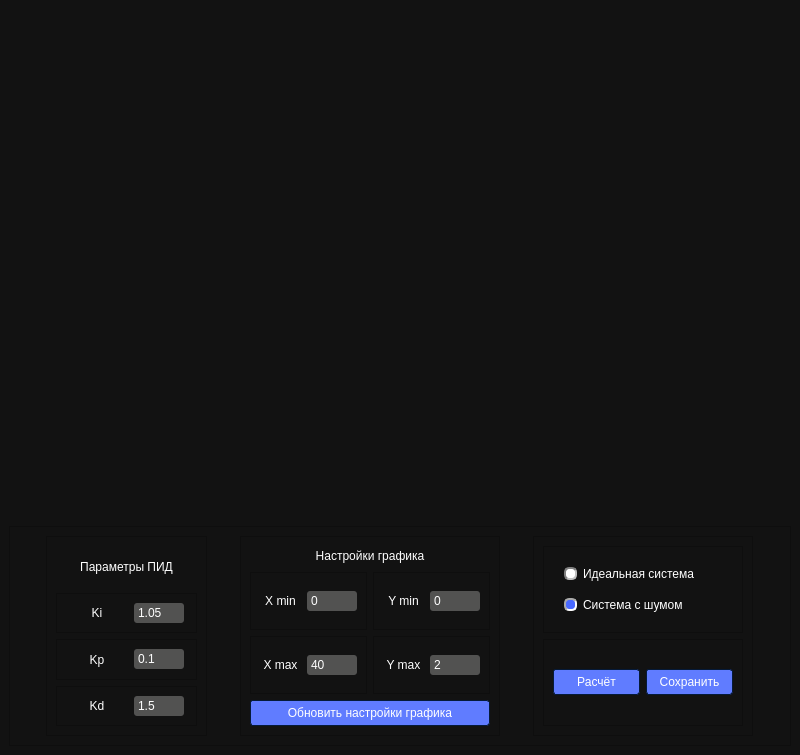
<?xml version="1.0" encoding="UTF-8"?>
<ui version="4.0">
 <class>MainWindow</class>
 <widget class="QMainWindow" name="MainWindow">
  <property name="geometry">
   <rect>
    <x>0</x>
    <y>0</y>
    <width>800</width>
    <height>755</height>
   </rect>
  </property>
  <property name="minimumSize">
   <size>
    <width>755</width>
    <height>755</height>
   </size>
  </property>
  <property name="windowTitle">
   <string>MainWindow</string>
  </property>
  <property name="styleSheet">
   <string notr="true">QWidget
{
	background-color: #121212;
	color: #ffffff;
	border-color: #051a39;

}


/*-----QLabel-----*/
QLabel
{
	background-color: transparent;
	color: #ffffff;

}


QLabel::disabled
{
	background-color: transparent;
	color: #656565;

}


/*-----QMenuBar-----*/
QMenuBar
{
	background-color: #0a0a0a;
	color: #ffffff;
	border-color: #051a39;

}


QMenuBar::disabled
{
	background-color: #404040;
	color: #656565;
	border-color: #051a39;

}


QMenuBar::item
{
    background-color: transparent;

}


QMenuBar::item:selected
{
    background-color: #607cff;
    border: 1px solid #41cd52;

}


QMenuBar::item:pressed
{
    background-color: #4969ff;
    border: 1px solid #000;
    margin-bottom: -1px;
    padding-bottom: 1px;

}


/*-----QMenu-----*/
QMenu
{
    background-color: #121212;
    border: 1px solid;
    color: #ffffff;

}


QMenu::separator
{
    height: 1px;
    background-color: #6d8eff;
    color: #ffffff;
    padding-left: 4px;
    margin-left: 10px;
    margin-right: 5px;

}


QMenu::item
{
    min-width : 150px;
    padding: 3px 20px 3px 20px;

}


QMenu::item:selected
{
    background-color: #4969ff;
    color: #ffffff;

}


QMenu::item:disabled
{
    color: #262626;
}


/*-----QToolTip-----*/
QToolTip
{
	border : 1px solid #000000;
	background-color: #26264f;
	color: #ffffff;
	border-color: #051a39;

}


/*-----QPushButton-----*/
QPushButton
{
	background-color: #607cff;
	color: #ffffff;
	border-style: solid;
	border-width: 1px;
	border-radius: 3px;
	border-color: #051a39;
	padding: 5px;
	max-width: 100px;

}


QPushButton::disabled
{
	background-color: #404040;
	color: #656565;
	border-color: #051a39;

}


QPushButton::hover
{
	background-color: #8399ff;
	color: #ffffff;
	border-style: solid;
	border-width: 1px;
	border-radius: 3px;
	border-color: #051a39;
	padding: 5px;

}


QPushButton::pressed
{
	background-color: #4969ff;
	color: #ffffff;
	border-style: solid;
	border-width: 1px;
	border-radius: 3px;
	border-color: #051a39;
	padding: 5px;

}


/*-----QToolButton-----*/
QToolButton
{
	background-color: #607cff;
	color: #ffffff;
	border-width: 1px;
	border-radius: 3px;
	border-color: #051a39;
	padding: 3px;

}


QToolButton::disabled
{
	background-color: #404040;
	color: #656565;
	border-color: #051a39;

}


QToolButton::hover
{
	background-color: #8399ff;
	color: #ffffff;
	border-width: 1px;
	border-radius: 3px;
	border-color: #051a39;
	padding: 3px;

}


QToolButton::pressed
{
	background-color: #4969ff;
	color: #ffffff;
	border-width: 1px;
	border-radius: 3px;
	border-color: #051a39;
	padding: 3px;

}


/*-----QComboBox-----*/
QComboBox
{
    background-color: #607cff;
    border: 1px solid;
    border-radius: 3px;
    padding-left: 6px;
    color: #ffffff;
    height: 20px;

}


QComboBox::disabled
{
	background-color: #404040;
	color: #656565;
	border-color: #051a39;

}


QComboBox:hover
{
    background-color: #8399ff;

}


QComboBox:on
{
    background-color: #4969ff;

}


QComboBox QAbstractItemView
{
    background-color: #383838;
    color: #ffffff;
    border: 1px solid black;
    selection-background-color: #4969ff;
    selection-color: #ffffff;
    outline: 0;

}


QComboBox::drop-down
{
    subcontrol-origin: padding;
    subcontrol-position: top right;
    width: 15px;
    border-left-width: 0px;
    border-left-color: darkgray;
    border-left-style: solid; 
    border-top-right-radius: 3px; 
    border-bottom-right-radius: 3px;

}


QComboBox::down-arrow
{
    image: url(://arrow-down.png);
    width: 8px;
    height: 8px;
}


/*-----QSpinBox &amp;amp; QDoubleSpinBox &amp;amp; QDateTimeEdit-----*/
QSpinBox, 
QDoubleSpinBox,
QDateTimeEdit
{
	background-color: #525251;
	color: #ffffff;
	border: 1px solid #051a39;
	border-radius: 3px;
	padding : 2px;

}


QSpinBox::disabled, 
QDoubleSpinBox::disabled,
QDateTimeEdit::disabled
{
	background-color: #404040;
	color: #656565;
	border-color: #051a39;

}


QSpinBox:hover, 
QDoubleSpinBox::hover,
QDateTimeEdit::hover
{
    background-color: #626262;
    border: 1px solid #607cff;
    color:  #fff;
    padding: 2px

}


QSpinBox::up-button, QSpinBox::down-button,
QDoubleSpinBox::up-button, QDoubleSpinBox::down-button,
QDateTimeEdit::up-button, QDateTimeEdit::down-button
{
    background-color: #607cff;
	border-radius: 2px;

}


QSpinBox::disabled, 
QDoubleSpinBox::disabled,
QDateTimeEdit::disabled
{
	background-color: #404040;
	color: #656565;
	border-color: #051a39;

}


QSpinBox::up-button:hover, QSpinBox::down-button:hover,
QDoubleSpinBox::up-button:hover, QDoubleSpinBox::down-button:hover,
QDateTimeEdit::up-button:hover, QDateTimeEdit::down-button:hover
{
    background-color: #8399ff;
    border: 1px solid #8399ff;

}


QSpinBox::up-button:disabled, QSpinBox::down-button:disabled,
QDoubleSpinBox::up-button:disabled, QDoubleSpinBox::down-button:disabled,
QDateTimeEdit::up-button:disabled, QDateTimeEdit::down-button:disabled
{
	background-color: #404040;
	color: #656565;
	border-color: #051a39;

}


QSpinBox::up-button:pressed, QSpinBox::down-button:pressed,
QDoubleSpinBox::up-button:pressed, QDoubleSpinBox::down-button::pressed,
QDateTimeEdit::up-button:pressed, QDateTimeEdit::down-button::pressed
{
    background-color: #4969ff;
    border: 1px solid #4969ff;

}


QSpinBox::down-arrow,
QDoubleSpinBox::down-arrow,
QDateTimeEdit::down-arrow
{
    image: url(://arrow-down.png);
    width: 7px;

}


QSpinBox::up-arrow,
QDoubleSpinBox::up-arrow,
QDateTimeEdit::up-arrow
{
    image: url(://arrow-up.png);
    width: 7px;

}


/*-----QLineEdit-----*/
QLineEdit
{
	background-color: #525251;
	color: #ffffff;
	border-width: 1px;
	border-radius: 3px;
	border-color: #051a39;
	padding: 2px;

}


QLineEdit::disabled
{
	background-color: #404040;
	color: #656565;
	border-width: 1px;
	border-radius: 3px;
	border-color: #051a39;
	padding: 2px;

}


/*-----QTextEdit-----*/
QTextEdit
{
	background-color: #ffffff;
	color: #010201;
	border-color: #051a39;

}


QTextEdit::disabled
{
	background-color: #404040;
	color: #656565;
	border-color: #051a39;

}


/*-----QGroupBox-----*/
QGroupBox 
{
    border: 1px solid;
    border-color: #607cff;
    margin-top: 22px;

}


QGroupBox::title  
{
    background-color: #607cff;
    color: #ffffff;
    subcontrol-origin: margin;
    subcontrol-position: top left;
    padding: 5px;
	border-top-left-radius: 3px;
	border-top-right-radius: 3px;

}


QGroupBox::title::disabled
{
	background-color: #404040;
	color: #656565;
    subcontrol-origin: margin;
    subcontrol-position: top left;
    padding: 5px;
	border-top-left-radius: 3px;
	border-top-right-radius: 3px;

}


/*-----QCheckBox-----*/
QCheckBox::indicator
{
    color: #b1b1b1;
    background-color: #323232;
    border: 1px solid #b1b1b1;
    width: 12px;
    height: 12px;

}


QCheckBox::indicator:checked
{
    image:url(://checkbox.png);
    border: 1px solid #607cff;

}


QCheckBox::indicator:unchecked:hover
{
    border: 1px solid #607cff;

}


QCheckBox::disabled
{
	color: #656565;

}


QCheckBox::indicator:disabled
{
	background-color: #656565;
	color: #656565;
    border: 1px solid #656565;

}


/*-----QRadioButton-----*/
QRadioButton::indicator::unchecked
{ 
	border: 2px inset gray; 
	border-radius: 5px; 
	background-color:  #fff;
	width: 9px; 
	height: 9px; 

}


QRadioButton::indicator::unchecked:hover
{ 
	border: 2px solid #607cff; 
	border-radius: 5px; 
	background-color:  #fff;
	width: 9px; 
	height: 9px; 

}


QRadioButton::indicator::checked
{ 
	border: 2px inset darkgray; 
	border-radius: 5px; 
	background-color: #4969ff; 
	width: 9px; 
	height: 9px; 

}


QRadioButton::disabled
{
	color: #656565;

}


QRadioButton::indicator:disabled
{
	background-color: #656565;
	color: #656565;
    border: 2px solid #656565;

}


/*-----QTableView &amp;amp; QTableWidget-----*/
QTableView
{
    background-color: #242526;
    border: 1px solid #32414B;
    color: #f0f0f0;
    gridline-color: #8faaff;
    outline : 0;

}


QTableView::disabled
{
    background-color: #242526;
    border: 1px solid #32414B;
    color: #656565;
    gridline-color: #656565;
    outline : 0;

}


QTableView::item:hover 
{
    background-color: #26264f;
    color: #f0f0f0;

}


QTableView::item:selected 
{
    background-color: #1a1b1c;
    border: 2px solid #4969ff;
    color: #F0F0F0;

}


QTableView::item:selected:disabled
{
    background-color: #1a1b1c;
    border: 2px solid #525251;
    color: #656565;

}


QTableCornerButton::section
{
    background-color: #505050;
    color: #fff;

}


QHeaderView::section
{
    background-color: #525251;
    color: #fff;
    text-align: left;
	padding: 4px;
	
}


QHeaderView::section:disabled
{
    background-color: #525251;
    color: #656565;

}


QHeaderView::section:checked
{
    color: #fff;
    background-color: #4969ff;

}


QHeaderView::section:checked:disabled
{
    color: #656565;
    background-color: #525251;

}


QHeaderView::section::vertical::first,
QHeaderView::section::vertical::only-one
{
    border-top: 1px solid #353635;

}


QHeaderView::section::vertical
{
    border-top: 1px solid #353635;

}


QHeaderView::section::horizontal::first,
QHeaderView::section::horizontal::only-one
{
    border-left: 1px solid #353635;

}


QHeaderView::section::horizontal
{
    border-left: 1px solid #353635;

}


/*-----QTabWidget-----*/
QTabBar::tab
{
	background-color: #262626;
	color: #ffffff;
	border-style: solid;
	border-width: 1px;
	border-top-left-radius: 3px;
	border-top-right-radius: 3px;
	border-color: #051a39;
	padding: 5px;

}


QTabBar::tab:disabled
{
	background-color: #656565;
	color: #656565;

}


QTabWidget::pane 
{
	background-color: #262626;
	color: #ffffff;
    border: 1px solid;
    border-color: #607cff;

}


QTabBar::tab:selected
{
    background-color: #607cff;
	color: #ffffff;
	border-style: solid;
	border-width: 1px;
	border-top-left-radius: 3px;
	border-top-right-radius: 3px;
	border-color: #051a39;
	padding: 5px;

}


QTabBar::tab:selected:disabled
{
	background-color: #404040;
	color: #656565;

}


QTabBar::tab:!selected 
{
    background-color: #262626;

}


QTabBar::tab:!selected:hover 
{
    background-color: #8399ff;

}


QTabBar::tab:top:!selected 
{
    margin-top: 3px;

}


QTabBar::tab:bottom:!selected 
{
    margin-bottom: 3px;

}


QTabBar::tab:top, QTabBar::tab:bottom 
{
    min-width: 8ex;
    margin-right: -1px;
    padding: 5px 10px 5px 10px;

}


QTabBar::tab:top:selected 
{
    border-bottom-color: none;

}


QTabBar::tab:bottom:selected 
{
    border-top-color: none;

}


QTabBar::tab:top:last, QTabBar::tab:bottom:last,
QTabBar::tab:top:only-one, QTabBar::tab:bottom:only-one 
{
    margin-right: 0;

}


QTabBar::tab:left:!selected 
{
    margin-right: 3px;

}


QTabBar::tab:right:!selected
{
    margin-left: 3px;

}


QTabBar::tab:left, QTabBar::tab:right 
{
    min-height: 8ex;
    margin-bottom: -1px;
    padding: 10px 5px 10px 5px;

}


QTabBar::tab:left:selected 
{
    border-left-color: none;

}


QTabBar::tab:right:selected 
{
    border-right-color: none;

}


QTabBar::tab:left:last, QTabBar::tab:right:last,
QTabBar::tab:left:only-one, QTabBar::tab:right:only-one 
{
    margin-bottom: 0;

}


/*-----QSlider-----*/
QSlider::groove:horizontal 
{
	background-color: transparent;
	height: 5px;

}


QSlider::sub-page:horizontal 
{
	background-color: #607cff;

}


QSlider::add-page:horizontal 
{
	background-color: #666765;

}


QSlider::handle:horizontal 
{
	background-color: #607cff;
	width: 30px;
	height: 100px;
	margin-top: -6px;
	margin-bottom: -6px;
	border-radius: 3px;

}


QSlider::handle:horizontal:hover 
{
	background-color: #607cff;
	border-radius: 3px;

}


QSlider::sub-page:horizontal:disabled 
{
	background-color: #bbb;
	border-color: #999;

}


QSlider::add-page:horizontal:disabled 
{
	background-color: #eee;
	border-color: #999;

}


QSlider::handle:horizontal:disabled 
{
	background-color: #eee;
	border: 1px solid #aaa;
	border-radius: 3px;

}


QSlider::groove:vertical 
{
	background-color: transparent;
	width: 5px;

}


QSlider::sub-page:vertical 
{
	background-color: #607cff;

}


QSlider::add-page:vertical 
{
	background-color: #666765;

}


QSlider::handle:vertical 
{
	background-color: #607cff;
	height: 30px;
	margin-left: -6px;
	margin-right: -6px;
	border-radius: 3px;

}


QSlider::handle:vertical:hover 
{
	background-color: #607cff;
	border-radius: 3px;

}


QSlider::sub-page:vertical:disabled 
{
	background-color: #bbb;
	border-color: #999;

}


QSlider::add-page:vertical:disabled 
{
	background-color: #eee;
	border-color: #999;

}


QSlider::handle:vertical:disabled 
{
	background-color: #eee;
	border: 1px solid #aaa;
	border-radius: 3px;

}


.QSlider {
min-height: 68px;
max-height: 68px;
}

.QSlider::groove:horizontal {
border: 1px solid #262626;
height: 5px;
margin: 0 12px;
}

.QSlider::handle:horizontal {
width: 23px;
height: 100px;
margin: -24px -12px;
}

/*-----QDial-----*/
QDial
{
	background-color: #607cff;

}


QDial::disabled
{
	background-color: #404040;

}


/*-----QScrollBar-----*/
QScrollBar:horizontal
{
    border: 1px solid #222222;
    background-color: #3d3d3d;
    height: 13px;
    margin: 0px 16px 0 16px;

}


QScrollBar::handle:horizontal
{
    background: #607cff;
    min-height: 20px;

}


QScrollBar::add-line:horizontal
{
    border: 1px solid #1b1b19;
    background-color: #607cff;
    width: 14px;
    subcontrol-position: right;
    subcontrol-origin: margin;

}


QScrollBar::sub-line:horizontal
{
    border: 1px solid #1b1b19;
    background-color: #607cff;
    width: 14px;
    subcontrol-position: left;
    subcontrol-origin: margin;

}


QScrollBar::right-arrow:horizontal
{
    image: url(://arrow-right.png);
    width: 6px;
    height: 6px;

}


QScrollBar::left-arrow:horizontal
{
    image: url(://arrow-left.png);
    width: 6px;
    height: 6px;

}


QScrollBar::add-page:horizontal, QScrollBar::sub-page:horizontal
{
    background: none;

}


QScrollBar:vertical
{
    background-color: #3d3d3d;
    width: 13px;
    margin: 16px 0 16px 0;
    border: 1px solid #222222;

}


QScrollBar::handle:vertical
{
    background-color: #607cff;
    min-height: 20px;

}


QScrollBar::add-line:vertical
{
    border: 1px solid #1b1b19;
    background-color: #607cff;
    height: 14px;
    subcontrol-position: bottom;
    subcontrol-origin: margin;

}


QScrollBar::sub-line:vertical
{
    border: 1px solid #1b1b19;
    background-color: #607cff;
    height: 14px;
    subcontrol-position: top;
    subcontrol-origin: margin;

}


QScrollBar::up-arrow:vertical
{
    image: url(://arrow-up.png);
    width: 6px;
    height: 6px;

}


QScrollBar::down-arrow:vertical
{
    image: url(://arrow-down.png);
    width: 6px;
    height: 6px;

}


QScrollBar::add-page:vertical, QScrollBar::sub-page:vertical
{
    background: none;

}


/*-----QProgressBar-----*/
QProgressBar
{
	background-color: #383838;
	color: #ffffff;
	border: 1px solid #607cff;
	border-radius: 3px;
	text-align: center;

}


QProgressBar::chunk {
	background-color: #607cff;
	color: #fff;

}


QProgressBar::chunk:disabled {
	background-color: #656565;
	border: 1px solid #aaa;
	color: #656565;
}


/*-----QStatusBar-----*/
QStatusBar
{
	background-color: #0a0a0a;
	color: #ffffff;
	border-color: #051a39;

}</string>
  </property>
  <widget class="QWidget" name="centralwidget">
   <layout class="QVBoxLayout" name="verticalLayout">
    <item>
     <widget class="QCustomPlot" name="ourPlot" native="true">
      <property name="minimumSize">
       <size>
        <width>750</width>
        <height>0</height>
       </size>
      </property>
     </widget>
    </item>
    <item>
     <widget class="QFrame" name="frame_2">
      <property name="minimumSize">
       <size>
        <width>750</width>
        <height>160</height>
       </size>
      </property>
      <property name="maximumSize">
       <size>
        <width>16777215</width>
        <height>220</height>
       </size>
      </property>
      <property name="frameShape">
       <enum>QFrame::StyledPanel</enum>
      </property>
      <property name="frameShadow">
       <enum>QFrame::Raised</enum>
      </property>
      <layout class="QHBoxLayout" name="horizontalLayout_5">
       <item>
        <widget class="QFrame" name="frame_7">
         <property name="minimumSize">
          <size>
           <width>160</width>
           <height>190</height>
          </size>
         </property>
         <property name="maximumSize">
          <size>
           <width>161</width>
           <height>16777215</height>
          </size>
         </property>
         <property name="frameShape">
          <enum>QFrame::StyledPanel</enum>
         </property>
         <property name="frameShadow">
          <enum>QFrame::Raised</enum>
         </property>
         <layout class="QVBoxLayout" name="verticalLayout_3">
          <item>
           <widget class="QLabel" name="label">
            <property name="text">
             <string>Параметры ПИД</string>
            </property>
            <property name="alignment">
             <set>Qt::AlignCenter</set>
            </property>
           </widget>
          </item>
          <item>
           <widget class="QFrame" name="frame_9">
            <property name="frameShape">
             <enum>QFrame::StyledPanel</enum>
            </property>
            <property name="frameShadow">
             <enum>QFrame::Raised</enum>
            </property>
            <layout class="QHBoxLayout" name="horizontalLayout_8">
             <item>
              <widget class="QLabel" name="omega_label">
               <property name="maximumSize">
                <size>
                 <width>60</width>
                 <height>16777215</height>
                </size>
               </property>
               <property name="text">
                <string>Ki</string>
               </property>
               <property name="alignment">
                <set>Qt::AlignCenter</set>
               </property>
              </widget>
             </item>
             <item>
              <widget class="QLineEdit" name="input_omega_value">
               <property name="maximumSize">
                <size>
                 <width>50</width>
                 <height>16777215</height>
                </size>
               </property>
               <property name="inputMethodHints">
                <set>Qt::ImhPreferNumbers</set>
               </property>
               <property name="text">
                <string>1.05</string>
               </property>
              </widget>
             </item>
            </layout>
           </widget>
          </item>
          <item>
           <widget class="QFrame" name="frame_10">
            <property name="frameShape">
             <enum>QFrame::StyledPanel</enum>
            </property>
            <property name="frameShadow">
             <enum>QFrame::Raised</enum>
            </property>
            <layout class="QHBoxLayout" name="horizontalLayout_9">
             <item>
              <widget class="QLabel" name="t2_label">
               <property name="maximumSize">
                <size>
                 <width>60</width>
                 <height>16777215</height>
                </size>
               </property>
               <property name="text">
                <string>Kp</string>
               </property>
               <property name="alignment">
                <set>Qt::AlignCenter</set>
               </property>
              </widget>
             </item>
             <item>
              <widget class="QLineEdit" name="input_T2_value">
               <property name="maximumSize">
                <size>
                 <width>50</width>
                 <height>16777215</height>
                </size>
               </property>
               <property name="text">
                <string>0.1</string>
               </property>
              </widget>
             </item>
            </layout>
           </widget>
          </item>
          <item>
           <widget class="QFrame" name="frame_8">
            <property name="frameShape">
             <enum>QFrame::StyledPanel</enum>
            </property>
            <property name="frameShadow">
             <enum>QFrame::Raised</enum>
            </property>
            <layout class="QHBoxLayout" name="horizontalLayout_6">
             <item>
              <widget class="QLabel" name="k_label">
               <property name="maximumSize">
                <size>
                 <width>60</width>
                 <height>16777215</height>
                </size>
               </property>
               <property name="text">
                <string>Kd</string>
               </property>
               <property name="alignment">
                <set>Qt::AlignCenter</set>
               </property>
              </widget>
             </item>
             <item>
              <widget class="QLineEdit" name="input_K_value">
               <property name="maximumSize">
                <size>
                 <width>50</width>
                 <height>16777215</height>
                </size>
               </property>
               <property name="text">
                <string>1.5</string>
               </property>
              </widget>
             </item>
            </layout>
           </widget>
          </item>
         </layout>
        </widget>
       </item>
       <item>
        <widget class="QFrame" name="frame">
         <property name="minimumSize">
          <size>
           <width>260</width>
           <height>0</height>
          </size>
         </property>
         <property name="maximumSize">
          <size>
           <width>260</width>
           <height>16777215</height>
          </size>
         </property>
         <property name="frameShape">
          <enum>QFrame::StyledPanel</enum>
         </property>
         <property name="frameShadow">
          <enum>QFrame::Raised</enum>
         </property>
         <layout class="QVBoxLayout" name="verticalLayout_2">
          <item>
           <widget class="QLabel" name="label_3">
            <property name="maximumSize">
             <size>
              <width>16777215</width>
              <height>20</height>
             </size>
            </property>
            <property name="text">
             <string>Настройки графика</string>
            </property>
            <property name="alignment">
             <set>Qt::AlignCenter</set>
            </property>
           </widget>
          </item>
          <item>
           <layout class="QHBoxLayout" name="horizontalLayout_3">
            <item>
             <layout class="QVBoxLayout" name="verticalLayout_12">
              <item>
               <widget class="QFrame" name="frame_19">
                <property name="minimumSize">
                 <size>
                  <width>80</width>
                  <height>0</height>
                 </size>
                </property>
                <property name="frameShape">
                 <enum>QFrame::StyledPanel</enum>
                </property>
                <property name="frameShadow">
                 <enum>QFrame::Raised</enum>
                </property>
                <layout class="QHBoxLayout" name="horizontalLayout_17">
                 <item>
                  <widget class="QLabel" name="omega_label_5">
                   <property name="maximumSize">
                    <size>
                     <width>60</width>
                     <height>16777215</height>
                    </size>
                   </property>
                   <property name="text">
                    <string>X min</string>
                   </property>
                   <property name="alignment">
                    <set>Qt::AlignCenter</set>
                   </property>
                  </widget>
                 </item>
                 <item>
                  <widget class="QLineEdit" name="xmin_value_3">
                   <property name="maximumSize">
                    <size>
                     <width>50</width>
                     <height>16777215</height>
                    </size>
                   </property>
                   <property name="inputMethodHints">
                    <set>Qt::ImhPreferNumbers</set>
                   </property>
                   <property name="text">
                    <string>0</string>
                   </property>
                  </widget>
                 </item>
                </layout>
               </widget>
              </item>
              <item>
               <widget class="QFrame" name="frame_20">
                <property name="minimumSize">
                 <size>
                  <width>80</width>
                  <height>0</height>
                 </size>
                </property>
                <property name="frameShape">
                 <enum>QFrame::StyledPanel</enum>
                </property>
                <property name="frameShadow">
                 <enum>QFrame::Raised</enum>
                </property>
                <layout class="QHBoxLayout" name="horizontalLayout_25">
                 <item>
                  <widget class="QLabel" name="t2_label_5">
                   <property name="maximumSize">
                    <size>
                     <width>60</width>
                     <height>16777215</height>
                    </size>
                   </property>
                   <property name="text">
                    <string>X max</string>
                   </property>
                   <property name="alignment">
                    <set>Qt::AlignCenter</set>
                   </property>
                  </widget>
                 </item>
                 <item>
                  <widget class="QLineEdit" name="xmax_value_3">
                   <property name="maximumSize">
                    <size>
                     <width>50</width>
                     <height>16777215</height>
                    </size>
                   </property>
                   <property name="text">
                    <string>40</string>
                   </property>
                  </widget>
                 </item>
                </layout>
               </widget>
              </item>
             </layout>
            </item>
            <item>
             <layout class="QVBoxLayout" name="verticalLayout_13">
              <property name="leftMargin">
               <number>0</number>
              </property>
              <item>
               <widget class="QFrame" name="frame_21">
                <property name="minimumSize">
                 <size>
                  <width>80</width>
                  <height>0</height>
                 </size>
                </property>
                <property name="frameShape">
                 <enum>QFrame::StyledPanel</enum>
                </property>
                <property name="frameShadow">
                 <enum>QFrame::Raised</enum>
                </property>
                <layout class="QHBoxLayout" name="horizontalLayout_26">
                 <item>
                  <widget class="QLabel" name="k_label_8">
                   <property name="maximumSize">
                    <size>
                     <width>60</width>
                     <height>16777215</height>
                    </size>
                   </property>
                   <property name="text">
                    <string>Y min</string>
                   </property>
                   <property name="alignment">
                    <set>Qt::AlignCenter</set>
                   </property>
                  </widget>
                 </item>
                 <item>
                  <widget class="QLineEdit" name="ymin_value_3">
                   <property name="maximumSize">
                    <size>
                     <width>50</width>
                     <height>16777215</height>
                    </size>
                   </property>
                   <property name="text">
                    <string>0</string>
                   </property>
                  </widget>
                 </item>
                </layout>
               </widget>
              </item>
              <item>
               <widget class="QFrame" name="frame_22">
                <property name="minimumSize">
                 <size>
                  <width>80</width>
                  <height>0</height>
                 </size>
                </property>
                <property name="frameShape">
                 <enum>QFrame::StyledPanel</enum>
                </property>
                <property name="frameShadow">
                 <enum>QFrame::Raised</enum>
                </property>
                <layout class="QHBoxLayout" name="horizontalLayout_27">
                 <item>
                  <widget class="QLabel" name="k_label_9">
                   <property name="maximumSize">
                    <size>
                     <width>60</width>
                     <height>16777215</height>
                    </size>
                   </property>
                   <property name="text">
                    <string>Y max</string>
                   </property>
                   <property name="alignment">
                    <set>Qt::AlignCenter</set>
                   </property>
                  </widget>
                 </item>
                 <item>
                  <widget class="QLineEdit" name="ymax_value_3">
                   <property name="maximumSize">
                    <size>
                     <width>50</width>
                     <height>16777215</height>
                    </size>
                   </property>
                   <property name="text">
                    <string>2</string>
                   </property>
                  </widget>
                 </item>
                </layout>
               </widget>
              </item>
             </layout>
            </item>
           </layout>
          </item>
          <item>
           <widget class="QPushButton" name="pushButton_2">
            <property name="minimumSize">
             <size>
              <width>240</width>
              <height>0</height>
             </size>
            </property>
            <property name="maximumSize">
             <size>
              <width>112</width>
              <height>16777215</height>
             </size>
            </property>
            <property name="layoutDirection">
             <enum>Qt::LeftToRight</enum>
            </property>
            <property name="text">
             <string>Обновить настройки графика</string>
            </property>
           </widget>
          </item>
         </layout>
        </widget>
       </item>
       <item>
        <widget class="QFrame" name="frame_5">
         <property name="minimumSize">
          <size>
           <width>180</width>
           <height>50</height>
          </size>
         </property>
         <property name="maximumSize">
          <size>
           <width>220</width>
           <height>16777215</height>
          </size>
         </property>
         <property name="frameShape">
          <enum>QFrame::StyledPanel</enum>
         </property>
         <property name="frameShadow">
          <enum>QFrame::Raised</enum>
         </property>
         <layout class="QVBoxLayout" name="verticalLayout_5">
          <item>
           <widget class="QFrame" name="frame_6">
            <property name="frameShape">
             <enum>QFrame::StyledPanel</enum>
            </property>
            <property name="frameShadow">
             <enum>QFrame::Raised</enum>
            </property>
            <layout class="QVBoxLayout" name="verticalLayout_6">
             <property name="leftMargin">
              <number>20</number>
             </property>
             <property name="rightMargin">
              <number>11</number>
             </property>
             <item>
              <widget class="QRadioButton" name="first_system">
               <property name="layoutDirection">
                <enum>Qt::LeftToRight</enum>
               </property>
               <property name="text">
                <string>Идеальная система</string>
               </property>
              </widget>
             </item>
             <item>
              <widget class="QRadioButton" name="second_system">
               <property name="layoutDirection">
                <enum>Qt::LeftToRight</enum>
               </property>
               <property name="text">
                <string>Система с шумом</string>
               </property>
               <property name="checked">
                <bool>true</bool>
               </property>
              </widget>
             </item>
            </layout>
           </widget>
          </item>
          <item>
           <widget class="QFrame" name="frame_4">
            <property name="minimumSize">
             <size>
              <width>40</width>
              <height>0</height>
             </size>
            </property>
            <property name="frameShape">
             <enum>QFrame::StyledPanel</enum>
            </property>
            <property name="frameShadow">
             <enum>QFrame::Raised</enum>
            </property>
            <layout class="QHBoxLayout" name="horizontalLayout_7">
             <item>
              <widget class="QPushButton" name="run_calc_btn">
               <property name="text">
                <string>Расчёт</string>
               </property>
              </widget>
             </item>
             <item>
              <widget class="QPushButton" name="savePlot_btn">
               <property name="text">
                <string>Сохранить</string>
               </property>
              </widget>
             </item>
            </layout>
           </widget>
          </item>
         </layout>
        </widget>
       </item>
      </layout>
     </widget>
    </item>
   </layout>
  </widget>
 </widget>
 <customwidgets>
  <customwidget>
   <class>QCustomPlot</class>
   <extends>QWidget</extends>
   <header location="global">qcustomplot.h</header>
   <container>1</container>
  </customwidget>
 </customwidgets>
 <resources/>
 <connections/>
</ui>
